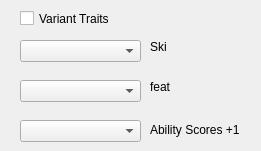
<?xml version="1.0" encoding="UTF-8"?>
<ui version="4.0">
 <class>Human</class>
 <widget class="QWidget" name="Human">
  <property name="geometry">
   <rect>
    <x>0</x>
    <y>0</y>
    <width>261</width>
    <height>151</height>
   </rect>
  </property>
  <property name="windowTitle">
   <string>Form</string>
  </property>
  <widget class="CheckableComboBox" name="comboBox_abilityScore">
   <property name="geometry">
    <rect>
     <x>20</x>
     <y>120</y>
     <width>121</width>
     <height>22</height>
    </rect>
   </property>
  </widget>
  <widget class="QCheckBox" name="checkBox_variantTraits">
   <property name="geometry">
    <rect>
     <x>20</x>
     <y>10</y>
     <width>91</width>
     <height>17</height>
    </rect>
   </property>
   <property name="text">
    <string>Variant Traits</string>
   </property>
  </widget>
  <widget class="QComboBox" name="comboBox_skill">
   <property name="geometry">
    <rect>
     <x>20</x>
     <y>40</y>
     <width>121</width>
     <height>22</height>
    </rect>
   </property>
  </widget>
  <widget class="QComboBox" name="comboBox_feat">
   <property name="geometry">
    <rect>
     <x>20</x>
     <y>80</y>
     <width>121</width>
     <height>22</height>
    </rect>
   </property>
  </widget>
  <widget class="QLabel" name="label">
   <property name="geometry">
    <rect>
     <x>150</x>
     <y>40</y>
     <width>17</width>
     <height>13</height>
    </rect>
   </property>
   <property name="text">
    <string>Skill</string>
   </property>
  </widget>
  <widget class="QLabel" name="label_2">
   <property name="geometry">
    <rect>
     <x>150</x>
     <y>80</y>
     <width>20</width>
     <height>13</height>
    </rect>
   </property>
   <property name="text">
    <string>feat</string>
   </property>
  </widget>
  <widget class="QLabel" name="label_3">
   <property name="geometry">
    <rect>
     <x>150</x>
     <y>120</y>
     <width>91</width>
     <height>20</height>
    </rect>
   </property>
   <property name="text">
    <string>Ability Scores +1</string>
   </property>
  </widget>
 </widget>
 <customwidgets>
  <customwidget>
   <class>CheckableComboBox</class>
   <extends>QComboBox</extends>
   <header>checkableCombobox.h</header>
  </customwidget>
 </customwidgets>
 <resources/>
 <connections/>
</ui>
